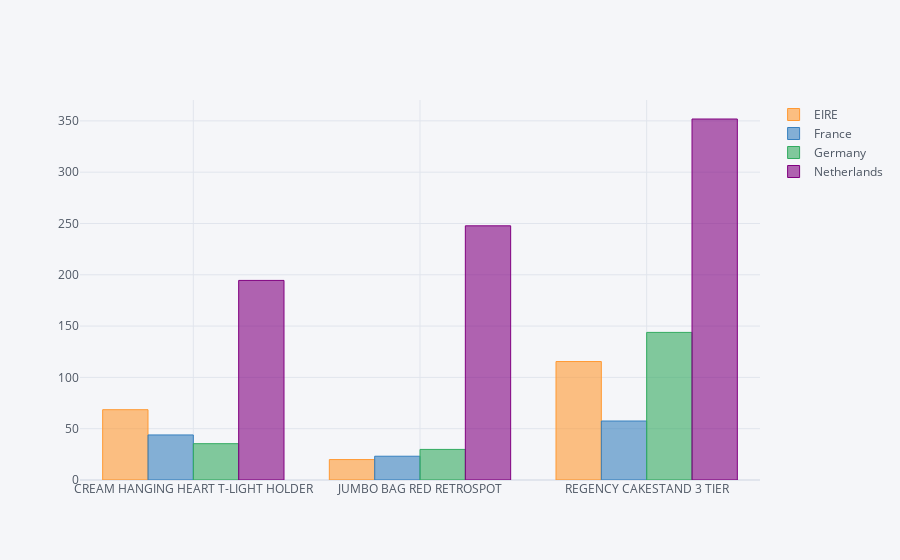

Write notebook code for a chart like this one.
### Code cell
df = data[['Revenue','Description','Country']][(data['Description'].isin(product_list))&(data['Country'].isin(country_list))]
df.groupby(['Country','Description'], as_index = False).sum()
df = df.pivot_table(values='Revenue', index='Description', columns = 'Country')
df.iplot(kind='bar')

### Figure 1 — Plotly figure (JSON) as saved in the notebook; plotly's stock layout.template omitted (floating-point values rounded to 4 significant figures)
{"data": [{"marker": {"color": "rgba(255, 153, 51, 0.6)", "line": {"color": "rgba(255, 153, 51, 1.0)", "width": 1}}, "name": "EIRE", "orientation": "v", "text": "", "type": "bar", "x": ["CREAM HANGING HEART T-LIGHT HOLDER", "JUMBO BAG RED RETROSPOT", "REGENCY CAKESTAND 3 TIER"], "y": [68.52, 19.91, 115.4]}, {"marker": {"color": "rgba(55, 128, 191, 0.6)", "line": {"color": "rgba(55, 128, 191, 1.0)", "width": 1}}, "name": "France", "orientation": "v", "text": "", "type": "bar", "x": ["CREAM HANGING HEART T-LIGHT HOLDER", "JUMBO BAG RED RETROSPOT", "REGENCY CAKESTAND 3 TIER"], "y": [43.92, 23.16, 57.49]}, {"marker": {"color": "rgba(50, 171, 96, 0.6)", "line": {"color": "rgba(50, 171, 96, 1.0)", "width": 1}}, "name": "Germany", "orientation": "v", "text": "", "type": "bar", "x": ["CREAM HANGING HEART T-LIGHT HOLDER", "JUMBO BAG RED RETROSPOT", "REGENCY CAKESTAND 3 TIER"], "y": [35.4, 29.8, 143.8]}, {"marker": {"color": "rgba(128, 0, 128, 0.6)", "line": {"color": "rgba(128, 0, 128, 1.0)", "width": 1}}, "name": "Netherlands", "orientation": "v", "text": "", "type": "bar", "x": ["CREAM HANGING HEART T-LIGHT HOLDER", "JUMBO BAG RED RETROSPOT", "REGENCY CAKESTAND 3 TIER"], "y": [194.5, 247.7, 351.8]}], "layout": {"legend": {"bgcolor": "#F5F6F9", "font": {"color": "#4D5663"}}, "paper_bgcolor": "#F5F6F9", "plot_bgcolor": "#F5F6F9", "title": {"font": {"color": "#4D5663"}}, "xaxis": {"gridcolor": "#E1E5ED", "showgrid": true, "tickfont": {"color": "#4D5663"}, "title": {"font": {"color": "#4D5663"}, "text": ""}, "zerolinecolor": "#E1E5ED"}, "yaxis": {"gridcolor": "#E1E5ED", "showgrid": true, "tickfont": {"color": "#4D5663"}, "title": {"font": {"color": "#4D5663"}, "text": ""}, "zerolinecolor": "#E1E5ED"}}}
